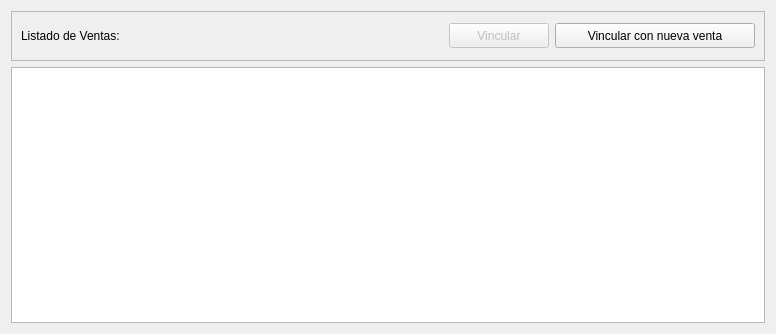
<?xml version="1.0" encoding="UTF-8"?>
<ui version="4.0">
 <class>CompraVenta</class>
 <widget class="QDialog" name="CompraVenta">
  <property name="geometry">
   <rect>
    <x>0</x>
    <y>0</y>
    <width>776</width>
    <height>334</height>
   </rect>
  </property>
  <property name="minimumSize">
   <size>
    <width>0</width>
    <height>0</height>
   </size>
  </property>
  <property name="windowTitle">
   <string>Dialog</string>
  </property>
  <layout class="QVBoxLayout" name="verticalLayout">
   <item>
    <widget class="QFrame" name="frame">
     <property name="minimumSize">
      <size>
       <width>0</width>
       <height>50</height>
      </size>
     </property>
     <property name="frameShape">
      <enum>QFrame::StyledPanel</enum>
     </property>
     <property name="frameShadow">
      <enum>QFrame::Raised</enum>
     </property>
     <layout class="QGridLayout" name="gridLayout">
      <item row="0" column="0">
       <widget class="QLabel" name="label">
        <property name="minimumSize">
         <size>
          <width>0</width>
          <height>25</height>
         </size>
        </property>
        <property name="styleSheet">
         <string notr="true">font: 75 12pt &quot;MS Shell Dlg 2&quot;;</string>
        </property>
        <property name="text">
         <string>Listado de Ventas:</string>
        </property>
       </widget>
      </item>
      <item row="0" column="1">
       <widget class="QPushButton" name="vincular">
        <property name="enabled">
         <bool>false</bool>
        </property>
        <property name="minimumSize">
         <size>
          <width>100</width>
          <height>25</height>
         </size>
        </property>
        <property name="maximumSize">
         <size>
          <width>60</width>
          <height>16777215</height>
         </size>
        </property>
        <property name="styleSheet">
         <string notr="true">font: 12pt &quot;MS Shell Dlg 2&quot;;</string>
        </property>
        <property name="text">
         <string>Vincular</string>
        </property>
       </widget>
      </item>
      <item row="0" column="3">
       <widget class="QPushButton" name="nueva_venta">
        <property name="minimumSize">
         <size>
          <width>200</width>
          <height>25</height>
         </size>
        </property>
        <property name="maximumSize">
         <size>
          <width>60</width>
          <height>16777215</height>
         </size>
        </property>
        <property name="styleSheet">
         <string notr="true">font: 12pt &quot;MS Shell Dlg 2&quot;;</string>
        </property>
        <property name="text">
         <string>Vincular con nueva venta</string>
        </property>
       </widget>
      </item>
     </layout>
    </widget>
   </item>
   <item>
    <widget class="QTableView" name="ventasList"/>
   </item>
  </layout>
 </widget>
 <resources/>
 <connections/>
</ui>
